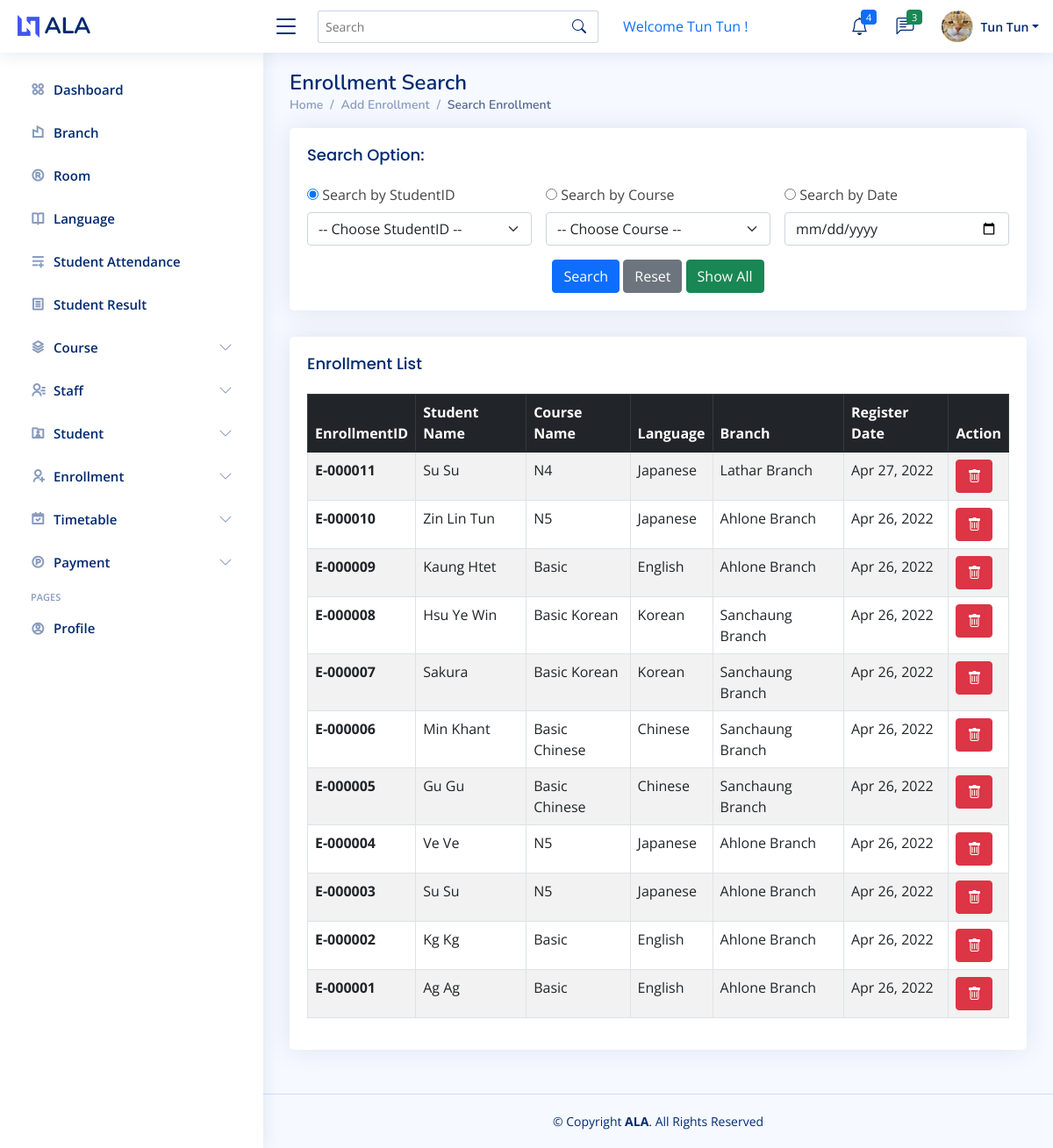
The page /enrollmentsearch.php (signed in) on the database its author committed.
### tables this page shows
CREATE TABLE `enrollment` (
  `enrollmentid` varchar(50) NOT NULL,
  `studentid` varchar(50) NOT NULL,
  `courseid` int(11) NOT NULL,
  `registerdate` date NOT NULL DEFAULT current_timestamp()
);

CREATE TABLE `student` (
  `studentid` varchar(20) NOT NULL,
  `name` varchar(199) NOT NULL,
  `dob` date NOT NULL,
  `gender` varchar(11) NOT NULL,
  `address` varchar(199) NOT NULL,
  `phone` varchar(20) NOT NULL,
  `email` varchar(50) NOT NULL,
  `profile` varchar(199) NOT NULL,
  `entrydate` date NOT NULL DEFAULT current_timestamp(),
  `password` varchar(50) NOT NULL
);

CREATE TABLE `course` (
  `courseid` int(11) NOT NULL,
  `coursename` varchar(199) NOT NULL,
  `fee` varchar(199) NOT NULL,
  `discount` varchar(199) NOT NULL,
  `startdate` date NOT NULL,
  `enddate` date NOT NULL,
  `registerdate` timestamp NOT NULL DEFAULT current_timestamp() ON UPDATE current_timestamp(),
  `languageid` int(11) NOT NULL,
  `roomid` int(11) NOT NULL,
  `staffid` varchar(20) NOT NULL,
  `status` varchar(20) NOT NULL
);

CREATE TABLE `language` (
  `languageid` int(11) NOT NULL,
  `languagename` varchar(199) NOT NULL
);

CREATE TABLE `branch` (
  `branchid` int(11) NOT NULL,
  `branchname` varchar(199) NOT NULL,
  `address` varchar(199) NOT NULL
);

### enrollmentsearch.php (the view, shortened to what this page needs)
<?php
 	include 'header.php';
  if (isset($_POST['btnsearch']))
  {
    $rdosearchtype=$_POST['rdosearchtype'];
    if ($rdosearchtype == 1)
    {
      $studentid=$_POST['sltstudent'];
      $query="SELECT e.*, s.name as studentname, c.coursename as coursename, r.roomname as      roomname, b.branchname as branchname, l.languagename FROM enrollment e, student s, course c, room r, branch b, language l WHERE e.studentid='$studentid' AND e.studentid=s.studentid AND e.courseid=c.courseid AND c.roomid=r.roomid AND r.branchid=b.branchid AND c.languageid=l.languageid";
      $result=mysqli_query($connection,$query);
    }
    elseif($rdosearchtype == 2)
    {
      $courseid=$_POST['sltcourse'];
      $query="SELECT e.*, s.name as studentname, c.coursename as coursename, r.roomname as      roomname, b.branchname as branchname, l.languagename FROM enrollment e, student s, course c, room r, branch b, language l WHERE e.courseid='$courseid' AND e.studentid=s.studentid AND e.courseid=c.courseid AND c.roomid=r.roomid AND r.branchid=b.branchid AND c.languageid=l.languageid";
      $result=mysqli_query($connection,$query);
    }
    elseif ($rdosearchtype == 3)
    {
      $txtdate=$_POST['txtdate'];
      $query="SELECT e.*, s.name as studentname, c.coursename as coursename, r.roomname as      roomname, b.branchname as branchname, l.languagename FROM enrollment e, student s, course c, room r, branch b, language l WHERE e.registerdate='$txtdate' AND e.studentid=s.studentid AND e.courseid=c.courseid AND c.roomid=r.roomid AND r.branchid=b.branchid AND c.languageid=l.languageid";
      $result=mysqli_query($connection,$query);
    }
  }
  else
  {
    $query="SELECT e.*, s.name as studentname, c.coursename as coursename, r.roomname as roomname, b.branchname as branchname, l.languagename FROM enrollment e INNER JOIN student s ON e.studentid=s.studentid INNER JOIN course c ON e.courseid=c.courseid INNER JOIN room r ON c.roomid=r.roomid INNER JOIN branch b ON r.branchid=b.branchid INNER JOIN language l ON c.languageid=l.languageid ORDER BY e.enrollmentid DESC";
    $result=mysqli_query($connection,$query);
  }
?>
<main id="main" class="main">
    <div class="pagetitle">
      <h1>Enrollment Search</h1>
      <nav>
        <ol class="breadcrumb">
          <li class="breadcrumb-item"><a href="home.php">Home</a></li>
          <li class="breadcrumb-item"><a href="enrollmentadd.php">Add Enrollment</a></li>
          <li class="breadcrumb-item active">Search Enrollment</li>
        </ol>
      </nav>
    </div>
    <section class="section">
      <div class="row">
        <div class="col-lg-12">
          <div class="card">
          	<div class="card-body">
              <h5 class="card-title">Search Option:</h5>
            <form class="row g-3" action="enrollmentsearch.php" method="post">
                <div class="col-4">
                  <input type="radio" name="rdosearchtype" value="1" checked="">
                  <label for="student" class="form-label">Search by StudentID</label>
                    <select class="form-select" aria-label="Default select example" id="student" name="sltstudent">
                      <option >-- Choose StudentID --</option>
                    </select>
                </div>
                <div class="col-4">
                  <input type="radio" name="rdosearchtype" value="2">
                  <label for="course" class="form-label">Search by Course</label>
                    <select class="form-select" aria-label="Default select example" id="course" name="sltcourse">
                      <option >-- Choose Course --</option>
                    </select>
                </div>
                <div class="col-4">
                  <input type="radio" name="rdosearchtype" value="3">
                  <label for="date" class="form-label">Search by Date</label>
                  <input type="date" class="form-control" name="txtdate"/>
                </div>
                <div class="text-center">
                  <button type="submit" class="btn btn-primary" name="btnsearch">Search</button>
                  <button type="reset" class="btn btn-secondary" name="btnreset">Reset</button>
                  <button type="submit" class="btn btn-success" name="btnshowall">Show All</button>
                </div>
            </form>
            </div>
          </div>
        </div>
      </div>
    </section>
  <?php
	$count=mysqli_num_rows($result);
	if($count<1){
		echo "<p>No Record Found!</p>";
	}
	else{
	?>
  <section class="section">
      <div class="row">
        <div class="col-lg-12">
          <div class="card">
            <div class="card-body">
              <h5 class="card-title">Enrollment List</h5>
              <table class="table datatable table-hover table-bordered table-striped">
                <thead>
                  <tr class="table-dark">
                    <th>EnrollmentID</th>
                    <th>Student Name</th>
                    <th>Course Name</th>
                    <th>Language</th>
                    <th>Branch</th>
                    <th>Register Date</th>
                    <th>Action</th>
                  </tr>
                </thead>
                <tbody>
        <?php
        for($i=0;$i<$count;$i++)
        {
          $rows=mysqli_fetch_array($result);
          $enrollmentid=$rows['enrollmentid'];
          $studentname=$rows['studentname'];
          $coursename=$rows['coursename'];
          $languagename=$rows['languagename'];
          $branchname=$rows['branchname'];
          $registerdate=$rows['registerdate'];
          $rdate=date("M d, Y",strtotime($registerdate));
        ?>
              <tr>
                <th><?php echo $enrollmentid ?></th>
                <td><?php echo $studentname ?></td>
                <td><?php echo $coursename ?></td>
                <td><?php echo $languagename ?></td>
                <td><?php echo $branchname ?></td>
                <td><?php echo $rdate ?></td>
                <td>
                  <a onClick="javascript: return confirm('Are you sure you want to delete?');" href="enrollmentdelete.php?enrollmentid=<?=$enrollmentid?>" class="btn btn-danger">
                      <i class="bi bi-trash"></i>
                  </a>
                </td>
                </tr>
                <?php } ?>
                </tbody>
              </table>
            </div>
          </div>
        </div>
      </div>
  </section>
  <?php } ?>
</main>
<?php
 	include 'footer.php';
?>

### assets/css/style.css (style rules this page uses)
:root { scroll-behavior: smooth; }
body { font-family: "Open Sans", sans-serif; background: #f6f9ff; color: #444444; }
a { color: #4154f1; text-decoration: none; }
h1, h2, h3, h4, h5, h6 { font-family: "Nunito", sans-serif; }
#main { margin-top: 60px; padding: 20px 30px; transition: all 0.3s; }
.pagetitle { margin-bottom: 10px; }
.pagetitle h1 { font-size: 24px; margin-bottom: 0; font-weight: 600; color: #012970; }
.card { margin-bottom: 30px; border: none; border-radius: 5px; box-shadow: 0px 0 30px rgba(1, 41, 112, 0.1); }
.card-title { padding: 20px 0 15px 0; font-size: 18px; font-weight: 500; color: #012970; font-family: "Poppins", sans-serif; }
.card-body { padding: 0 20px 20px 20px; }
.breadcrumb { font-size: 14px; font-family: "Nunito", sans-serif; color: #899bbd; font-weight: 600; }
.breadcrumb a { color: #899bbd; transition: 0.3s; }
.breadcrumb .breadcrumb-item::before { color: #899bbd; }
.breadcrumb .active { color: #51678f; font-weight: 600; }
@media (min-width: 1200px) { #main, #footer { margin-left: 300px; } }

### rows shown on the page
enrollment: enrollmentid "E-000011", studentid.name "Su Su", courseid.coursename "N4", language.languagename "Japanese", branch.branchname "Lathar Branch", registerdate "Apr 27, 2022"
enrollment: enrollmentid "E-000010", studentid.name "Zin Lin Tun", courseid.coursename "N5", language.languagename "Japanese", branch.branchname "Ahlone Branch", registerdate "Apr 26, 2022"
enrollment: enrollmentid "E-000009", studentid.name "Kaung Htet", courseid.coursename "Basic", language.languagename "English", branch.branchname "Ahlone Branch", registerdate "Apr 26, 2022"
enrollment: enrollmentid "E-000008", studentid.name "Hsu Ye Win", courseid.coursename "Basic Korean", language.languagename "Korean", branch.branchname "Sanchaung Branch", registerdate "Apr 26, 2022"
enrollment: enrollmentid "E-000007", studentid.name "Sakura", courseid.coursename "Basic Korean", language.languagename "Korean", branch.branchname "Sanchaung Branch", registerdate "Apr 26, 2022"
enrollment: enrollmentid "E-000006", studentid.name "Min Khant", courseid.coursename "Basic Chinese", language.languagename "Chinese", branch.branchname "Sanchaung Branch", registerdate "Apr 26, 2022"
enrollment: enrollmentid "E-000005", studentid.name "Gu Gu", courseid.coursename "Basic Chinese", language.languagename "Chinese", branch.branchname "Sanchaung Branch", registerdate "Apr 26, 2022"
enrollment: enrollmentid "E-000004", studentid.name "Ve Ve", courseid.coursename "N5", language.languagename "Japanese", branch.branchname "Ahlone Branch", registerdate "Apr 26, 2022"
enrollment: enrollmentid "E-000003", studentid.name "Su Su", courseid.coursename "N5", language.languagename "Japanese", branch.branchname "Ahlone Branch", registerdate "Apr 26, 2022"
enrollment: enrollmentid "E-000002", studentid.name "Kg Kg", courseid.coursename "Basic", language.languagename "English", branch.branchname "Ahlone Branch", registerdate "Apr 26, 2022"
enrollment: enrollmentid "E-000001", studentid.name "Ag Ag", courseid.coursename "Basic", language.languagename "English", branch.branchname "Ahlone Branch", registerdate "Apr 26, 2022"

### other values the page prints
$name "Tun Tun"
